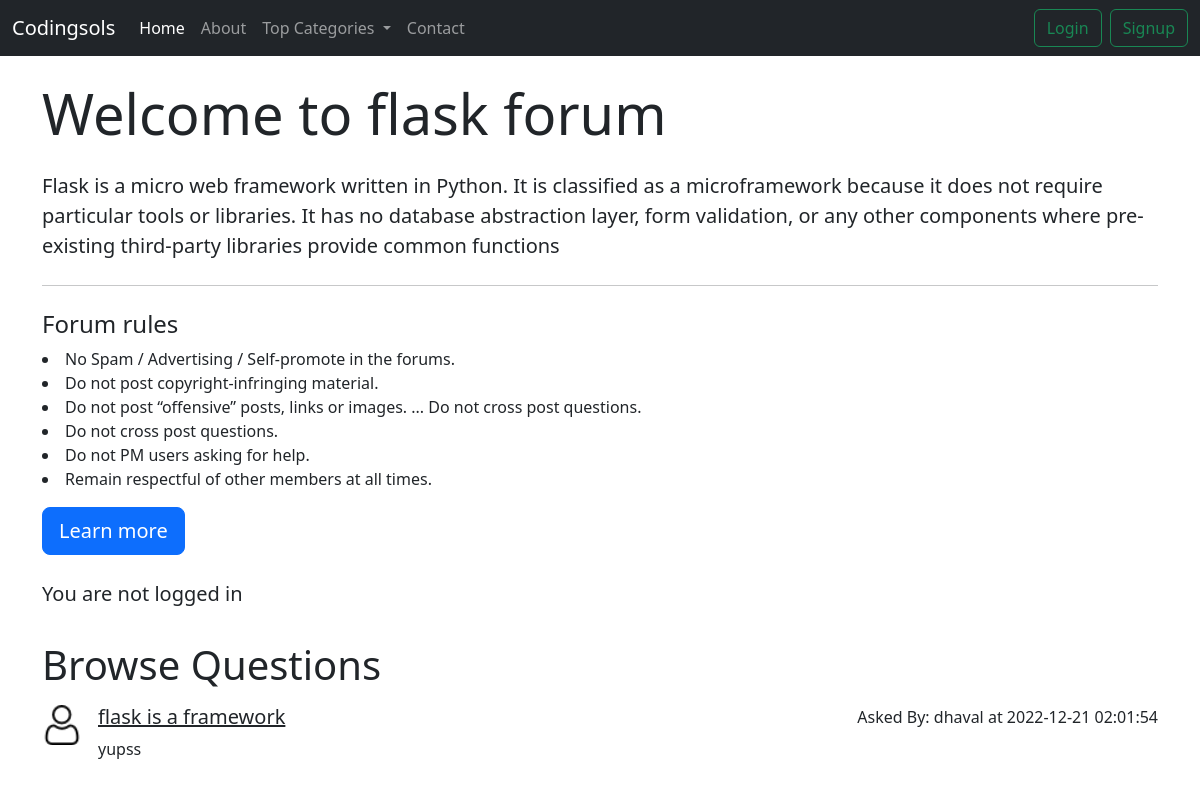
/threadlist.php?id=2, run on the app's committed database.
### tables this page shows
CREATE TABLE `categories` (
  `category_id` int(255) NOT NULL,
  `category_name` varchar(255) NOT NULL,
  `category_description` text NOT NULL,
  `timestamp` timestamp NOT NULL DEFAULT current_timestamp() ON UPDATE current_timestamp()
);

CREATE TABLE `threads` (
  `thread_id` int(7) NOT NULL,
  `thread_title` varchar(255) NOT NULL,
  `thread_desc` text NOT NULL,
  `thread_cat_id` int(11) NOT NULL,
  `thread_user_id` int(11) NOT NULL,
  `timestamp` datetime NOT NULL
);

CREATE TABLE `users` (
  `srno` int(8) NOT NULL,
  `user_email` varchar(30) NOT NULL,
  `user_pass` varchar(255) NOT NULL,
  `timestamp` datetime NOT NULL DEFAULT current_timestamp()
);

### threadlist.php (the view, shortened to what this page needs)
<!doctype html>
<html lang="en">
  <head>
    <link href="https://cdn.jsdelivr.net/npm/bootstrap@5.2.2/dist/css/bootstrap.min.css" rel="stylesheet">
  </head>
  <body>
    <?php
    $id = $_GET['id'];
    include 'partials/_header.php';
    include 'partials/_dbconnect.php';
    $sql = "SELECT * FROM `categories` WHERE `category_id` = $id";
    $result = mysqli_query($con,$sql);
    while($row=mysqli_fetch_assoc($result))
    {
      $catname = $row['category_name'];
      $catdesc = $row['category_description'];
    }
    ?>
    <div class="container my-4">
    <div class="jumbotron">
  <h1 class="display-4">Welcome to <?php echo $catname;?> forum</h1>
  <p class="lead mt-4"><?php echo $catdesc;?></p>
  <hr class="my-4">
  <p>
  <h4>Forum rules</h4>
                <li>No Spam / Advertising / Self-promote in the forums.</li>
                <li>Do not post copyright-infringing material.</li>
                <li>Do not post “offensive” posts, links or images. ...
                    Do not cross post questions.</li>
                <li>Do not cross post questions.</li>
                <li>Do not PM users asking for help.</li>
                <li>Remain respectful of other members at all times.</li>
          </p>
  <a class="btn btn-primary btn-lg" href="#" role="button">Learn more</a>
</div>
    </div>
    <?php
if(isset($_SESSION['loggedin']) && $_SESSION['loggedin']==true){
  echo '
  <div class="container">
  <h1 class="py-2">Start A Discussion</h1>
        <form action="' . $_SERVER["REQUEST_URI"] . '" method="POST">
          <div class="form-group">
            <label for="title">Problem Title</label>
            <input type="text" class="form-control" id="title" name="title" aria-describedby="title">
            <small id="title" class="form-text text-muted">Keep your title short and crisp as possible.</small>
          </div>
          <div class="form-group">
          <label for="desc">Elaborate Your Problem</label>
          <textarea class="form-control" name="desc" id="desc" rows="3"></textarea>
          <input type="hidden" name="srno" value="'.$_SESSION['srno'].'"></div>
          <button type="submit" class="btn btn-success">Submit</button>
          </form>
          </div>
          ';
        }
        else
        {
          echo'
          <div class="container">
          <p class="lead">You are not logged in</p>
         </div>';
        }
          ?>
    <div class="container my-4">
        <h1 class="py-2">Browse Questions</h1>
    <?php
    $id = $_GET['id'];
    include 'partials/_dbconnect.php';
    $sql = "SELECT * FROM `threads` WHERE `thread_cat_id` = $id";
    $result = mysqli_query($con,$sql);
    while($row=mysqli_fetch_assoc($result))
    {
      $id = $row['thread_id'];
      $title = $row['thread_title'];
      $desc = $row['thread_desc'];
      $thread_time = $row['timestamp'];
      $thread_user_id = $row['thread_user_id'];
      $sql2 = "SELECT user_email FROM `users` WHERE srno='$thread_user_id'";
      $result2 = mysqli_query($con,$sql2);
      $row2 = mysqli_fetch_assoc($result2);
      $emm = $row2['user_email'];
      $sql3 = "SELECT srno FROM `users` WHERE user_email='$emm'";
      $result3 = mysqli_query($con,$sql3);
      $row3 = mysqli_fetch_assoc($result3);
      $srno = $row3['srno'];
        echo '<div class="d-flex">
        <div class="flex-shrink-0">
        <img src="img/user.png" width="40px">
        </div>
        <div class="flex-grow-1 ms-3">
        <h5 class="mt-0"><a class="text-dark" href="thread.php?threadid='.$id.'&srno='.$srno.'">'.$title.'</a>
        </h5>
        '.$desc.'</div>'.'<p class="font-weight-bold my-0">Asked By: '.$row2['user_email'].' at '.$thread_time.'</p>'.'
        </div>';
    }
    ?>
  </body>
</html>

### data on the page
categories: category_name "flask", category_description "Flask is a micro web framework written in Python. It is classified as a microframework because it does not require particular tools or libraries. It has no database abstraction layer, form validation, or any other components where pre-existing third-party libraries provide common functions"
threads: thread_title "flask is a framework", thread_desc "yupss", users.user_email "dhaval", timestamp "2022-12-21 02:01:54"
